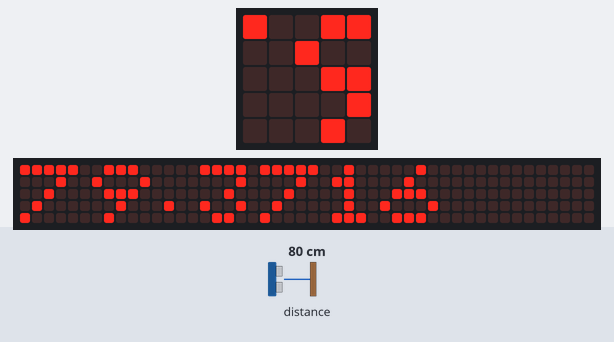
Recording of a program running on a simulated BBC micro:bit running MicroPython. Shown: the board's 5×5 LED display, a strip that is not on the board, showing the scrolling text unrolled. The test bench sets the inputs (shaded band); at power-on: distance to the obstacle 80 cm. The echo pulse lasts 58.3 µs per cm; the 48×5 strip is a reading aid, not a part: it shows the text the display is scrolling, unrolled, one strip-width of it at a time.

Above: at 1.28 s.
1.3 s: distance to the obstacle set to 2 cm
At 6.58 s:
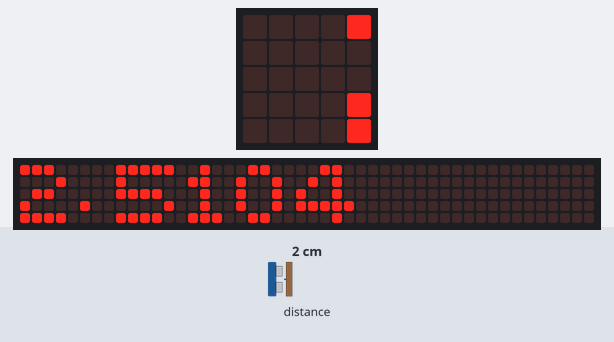
7.5 s: distance to the obstacle set to 4 cm
At 12.03 s:
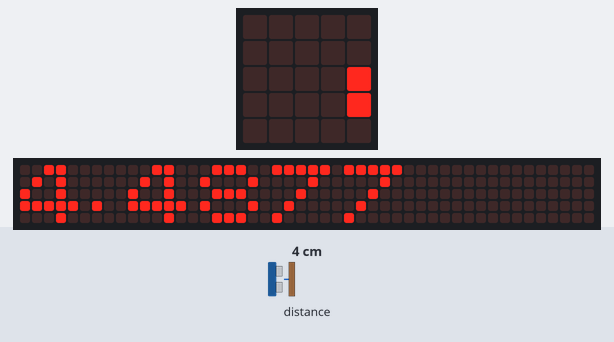
13.4 s: distance to the obstacle set to 9 cm
At 18.08 s:
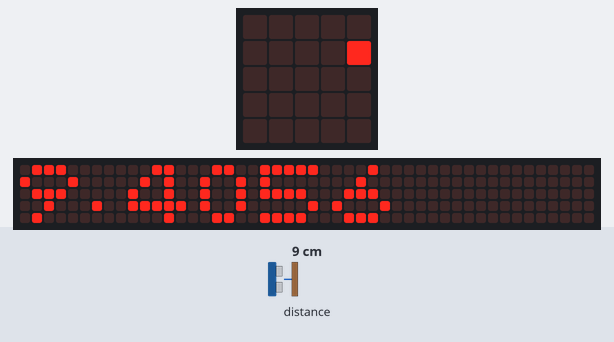

The program:

MesureDistanceUltraSon-main.py
```python
from microbit import *
import utime
import machine

def distance_cm():
    pin0.write_digital(0)
    utime.sleep_us(2)
    pin0.write_digital(1) #Emission d'une impulsion US
    utime.sleep_us(5)
    pin0.write_digital(0)
    pin0.read_digital() #Ecoute de l'echo
    temps=machine.time_pulse_us(pin0,1,1000000) #Mesure du temps de la reception de l'écho
    return temps*0.0169+0.55    #Calcul de la distance de l'obstacle
                                #avec prise en compte de l'aller retour de l'onde
while True:
    display.scroll(distance_cm())
    sleep(500)
```
